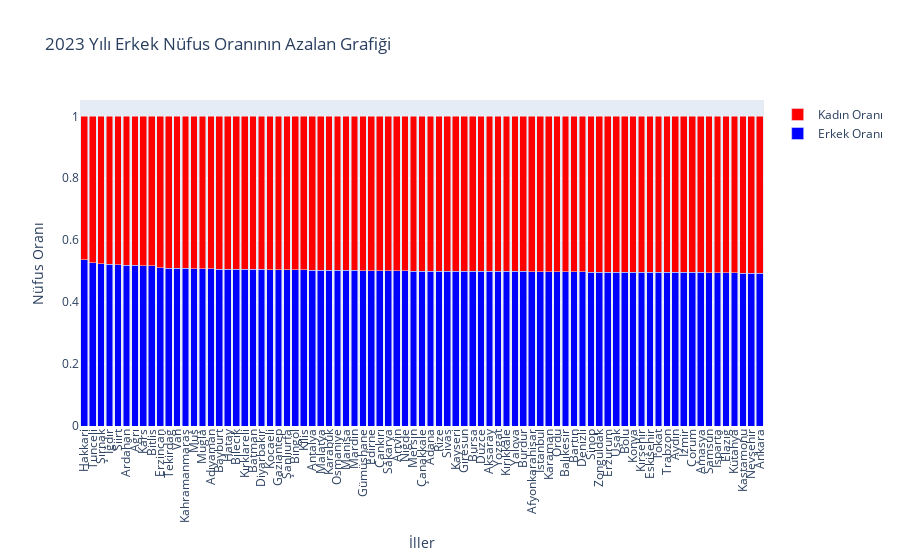
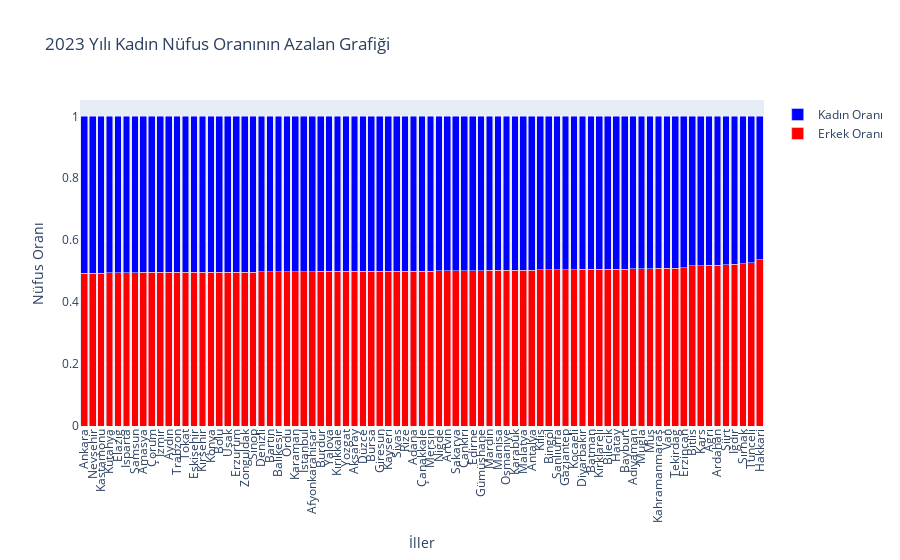

The code cell stored with these charts, in order, in its notebook:
### Code cell
# Fonksiyon tanımlanıyor, bu fonksiyon verilerden bir sütunu kullanarak yığılmış sütun grafikleri oluşturur
def create_stacked_bar_chart(data, title, sorted_column, color1, color2, reverse=False):
    # Veriler sıralanıyor, varsayılan olarak artan sırada olacak şekilde
    sorted_data = data.sort_values(by=sorted_column, ascending=reverse)

    # Boş bir figür oluşturuluyor
    fig = go.Figure()

    # İlk bar grafiği (Erkek Oranı) oluşturuluyor ve figüre ekleniyor
    fig.add_trace(go.Bar(
        x=sorted_data['İl'],  # X ekseninde il isimleri kullanılıyor

        # Y ekseninde erkek oranları kullanılıyor (ters sıralama değilse), aksi takdirde kadın oranları kullanılıyor
        y=sorted_data['Erkek_oran'] if not reverse else sorted_data['Kadın_oran'],

        # Grafiğin adı belirleniyor
        name='Erkek Oranı' if not reverse else 'Kadın Oranı',

        # Bar rengi belirleniyor
        marker_color=color1,

        # Fare üzerine gelindiğinde gösterilecek bilgi formatı belirleniyor
        hovertemplate=f'<b>%{{x}}</b><br><extra>Erkek Oranı: %{{y:.2%}}</extra>'
    ))

    # İkinci bar grafiği (Kadın Oranı) oluşturuluyor ve figüre ekleniyor
    fig.add_trace(go.Bar(
        x=sorted_data['İl'],  # X ekseninde il isimleri kullanılıyor

        # Y ekseninde kadın oranları kullanılıyor (ters sıralama değilse), aksi takdirde erkek oranları kullanılıyor
        y=sorted_data['Kadın_oran'] if not reverse else sorted_data['Erkek_oran'],

        # Grafiğin adı belirleniyor
        name='Kadın Oranı' if not reverse else 'Erkek Oranı',

        # Bar rengi belirleniyor
        marker_color=color2,

        # Fare üzerine gelindiğinde gösterilecek bilgi formatı belirleniyor
        hovertemplate=f'<b>%{{x}}</b><br><extra>Kadın Oranı: %{{y:.2%}}</extra>'
    ))

    # Figürün düzeni güncelleniyor
    fig.update_layout(

        # Başlık tanımlanıyor
        title=title,

        # X eksenindeki etiketlerin açısı belirleniyor
        xaxis_tickangle=-90,
        xaxis=dict(

            # X ekseninin başlığı belirleniyor
            title='İller',

            # X eksenindeki etiketlerin düzeni lineer olarak belirleniyor
            tickmode='linear'
        ),
        yaxis=dict(

            # Y ekseninin başlığı belirleniyor
            title='Nüfus Oranı'
        ),

        # Bar modu yığılmış (stacked) olarak belirleniyor
        barmode='stack'
    )

    # Grafik gösterimi
    fig.show()

# Erkek nüfus oranının azalan sırayla grafiğini oluşturmak için fonksiyon çağrılıyor.
create_stacked_bar_chart(new_data2023, '2023 Yılı Erkek Nüfus Oranının Azalan Grafiği', 'Erkek_oran', 'blue', 'red')

# Kadın nüfus oranının azalan sırayla grafiğini oluşturmak için fonksiyon çağrılıyor.
create_stacked_bar_chart(new_data2023, '2023 Yılı Kadın Nüfus Oranının Azalan Grafiği', 'Kadın_oran', 'red', 'blue')

### Figure 1 — Plotly figure (JSON) as saved in the notebook; plotly's stock layout.template omitted (floating-point values rounded to 4 significant figures)
{"data": [{"hovertemplate": "<b>%{x}</b><br><extra>Erkek Oranı: %{y:.2%}</extra>", "marker": {"color": "blue"}, "name": "Erkek Oranı", "type": "bar", "x": ["Hakkari", "Tunceli", "Şırnak", "Iğdır", "Siirt", "Ardahan", "Ağrı", "Kars", "Bitlis", "Erzincan", "Tekirdağ", "Van", "Kahramanmaraş", "Muş", "Muğla", "Adıyaman", "Bayburt", "Hatay", "Bilecik", "Kırklareli", "Batman", "Diyarbakır", "Kocaeli", "Gaziantep", "Şanlıurfa", "Bingöl", "Kilis", "Antalya", "Malatya", "Karabük", "Osmaniye", "Manisa", "Mardin", "Gümüşhane", "Edirne", "Çankırı", "Sakarya", "Artvin", "Niğde", "Mersin", "Çanakkale", "Adana", "Rize", "Sivas", "Kayseri", "Giresun", "Bursa", "Düzce", "Aksaray", "Yozgat", "Kırıkkale", "Yalova", "Burdur", "Afyonkarahisar", "İstanbul", "Karaman", "Ordu", "Balıkesir", "Bartın", "Denizli", "Sinop", "Zonguldak", "Erzurum", "Uşak", "Bolu", "Konya", "Kırşehir", "Eskişehir", "Tokat", "Trabzon", "Aydın", "İzmir", "Çorum", "Amasya", "Samsun", "Isparta", "Elazığ", "Kütahya", "Kastamonu", "Nevşehir", "Ankara"], "y": [0.5362, 0.5274, 0.5242, 0.5231, 0.5202, 0.5197, 0.5195, 0.5174, 0.5171, 0.5105, 0.5099, 0.5099, 0.5087, 0.5083, 0.508, 0.5071, 0.5067, 0.5065, 0.5061, 0.5058, 0.5058, 0.5055, 0.5047, 0.5045, 0.5044, 0.5042, 0.5039, 0.5034, 0.5031, 0.5029, 0.5029, 0.5023, 0.5021, 0.5021, 0.5017, 0.5014, 0.5013, 0.501, 0.5006, 0.5002, 0.5002, 0.5, 0.4999, 0.4999, 0.4998, 0.4997, 0.4996, 0.4995, 0.4994, 0.4993, 0.4992, 0.499, 0.499, 0.4987, 0.4986, 0.4985, 0.4983, 0.498, 0.4974, 0.4973, 0.4971, 0.497, 0.4968, 0.4967, 0.4967, 0.4967, 0.4966, 0.4966, 0.4963, 0.4962, 0.496, 0.4959, 0.4958, 0.4957, 0.4948, 0.4947, 0.4944, 0.4943, 0.4937, 0.4934, 0.4929]}, {"hovertemplate": "<b>%{x}</b><br><extra>Kadın Oranı: %{y:.2%}</extra>", "marker": {"color": "red"}, "name": "Kadın Oranı", "type": "bar", "x": ["Hakkari", "Tunceli", "Şırnak", "Iğdır", "Siirt", "Ardahan", "Ağrı", "Kars", "Bitlis", "Erzincan", "Tekirdağ", "Van", "Kahramanmaraş", "Muş", "Muğla", "Adıyaman", "Bayburt", "Hatay", "Bilecik", "Kırklareli", "Batman", "Diyarbakır", "Kocaeli", "Gaziantep", "Şanlıurfa", "Bingöl", "Kilis", "Antalya", "Malatya", "Karabük", "Osmaniye", "Manisa", "Mardin", "Gümüşhane", "Edirne", "Çankırı", "Sakarya", "Artvin", "Niğde", "Mersin", "Çanakkale", "Adana", "Rize", "Sivas", "Kayseri", "Giresun", "Bursa", "Düzce", "Aksaray", "Yozgat", "Kırıkkale", "Yalova", "Burdur", "Afyonkarahisar", "İstanbul", "Karaman", "Ordu", "Balıkesir", "Bartın", "Denizli", "Sinop", "Zonguldak", "Erzurum", "Uşak", "Bolu", "Konya", "Kırşehir", "Eskişehir", "Tokat", "Trabzon", "Aydın", "İzmir", "Çorum", "Amasya", "Samsun", "Isparta", "Elazığ", "Kütahya", "Kastamonu", "Nevşehir", "Ankara"], "y": [0.4638, 0.4726, 0.4758, 0.4769, 0.4798, 0.4803, 0.4805, 0.4826, 0.4829, 0.4895, 0.4901, 0.4901, 0.4913, 0.4917, 0.492, 0.4929, 0.4933, 0.4935, 0.4939, 0.4942, 0.4942, 0.4945, 0.4953, 0.4955, 0.4956, 0.4958, 0.4961, 0.4966, 0.4969, 0.4971, 0.4971, 0.4977, 0.4979, 0.4979, 0.4983, 0.4986, 0.4987, 0.499, 0.4994, 0.4998, 0.4998, 0.5, 0.5001, 0.5001, 0.5002, 0.5003, 0.5004, 0.5005, 0.5006, 0.5007, 0.5008, 0.501, 0.501, 0.5013, 0.5014, 0.5015, 0.5017, 0.502, 0.5026, 0.5027, 0.5029, 0.503, 0.5032, 0.5033, 0.5033, 0.5033, 0.5034, 0.5034, 0.5037, 0.5038, 0.504, 0.5041, 0.5042, 0.5043, 0.5052, 0.5053, 0.5056, 0.5057, 0.5063, 0.5066, 0.5071]}], "layout": {"barmode": "stack", "title": {"text": "2023 Yılı Erkek Nüfus Oranının Azalan Grafiği"}, "xaxis": {"tickangle": -90, "tickmode": "linear", "title": {"text": "İller"}}, "yaxis": {"title": {"text": "Nüfus Oranı"}}}}

### Figure 2 — Plotly figure (JSON) as saved in the notebook; plotly's stock layout.template omitted (floating-point values rounded to 4 significant figures)
{"data": [{"hovertemplate": "<b>%{x}</b><br><extra>Erkek Oranı: %{y:.2%}</extra>", "marker": {"color": "red"}, "name": "Erkek Oranı", "type": "bar", "x": ["Ankara", "Nevşehir", "Kastamonu", "Kütahya", "Elazığ", "Isparta", "Samsun", "Amasya", "Çorum", "İzmir", "Aydın", "Trabzon", "Tokat", "Eskişehir", "Kırşehir", "Konya", "Bolu", "Uşak", "Erzurum", "Zonguldak", "Sinop", "Denizli", "Bartın", "Balıkesir", "Ordu", "Karaman", "İstanbul", "Afyonkarahisar", "Burdur", "Yalova", "Kırıkkale", "Yozgat", "Aksaray", "Düzce", "Bursa", "Giresun", "Kayseri", "Sivas", "Rize", "Adana", "Çanakkale", "Mersin", "Niğde", "Artvin", "Sakarya", "Çankırı", "Edirne", "Gümüşhane", "Mardin", "Manisa", "Osmaniye", "Karabük", "Malatya", "Antalya", "Kilis", "Bingöl", "Şanlıurfa", "Gaziantep", "Kocaeli", "Diyarbakır", "Batman", "Kırklareli", "Bilecik", "Hatay", "Bayburt", "Adıyaman", "Muğla", "Muş", "Kahramanmaraş", "Van", "Tekirdağ", "Erzincan", "Bitlis", "Kars", "Ağrı", "Ardahan", "Siirt", "Iğdır", "Şırnak", "Tunceli", "Hakkari"], "y": [0.4929, 0.4934, 0.4937, 0.4943, 0.4944, 0.4947, 0.4948, 0.4957, 0.4958, 0.4959, 0.496, 0.4962, 0.4963, 0.4966, 0.4966, 0.4967, 0.4967, 0.4967, 0.4968, 0.497, 0.4971, 0.4973, 0.4974, 0.498, 0.4983, 0.4985, 0.4986, 0.4987, 0.499, 0.499, 0.4992, 0.4993, 0.4994, 0.4995, 0.4996, 0.4997, 0.4998, 0.4999, 0.4999, 0.5, 0.5002, 0.5002, 0.5006, 0.501, 0.5013, 0.5014, 0.5017, 0.5021, 0.5021, 0.5023, 0.5029, 0.5029, 0.5031, 0.5034, 0.5039, 0.5042, 0.5044, 0.5045, 0.5047, 0.5055, 0.5058, 0.5058, 0.5061, 0.5065, 0.5067, 0.5071, 0.508, 0.5083, 0.5087, 0.5099, 0.5099, 0.5105, 0.5171, 0.5174, 0.5195, 0.5197, 0.5202, 0.5231, 0.5242, 0.5274, 0.5362]}, {"hovertemplate": "<b>%{x}</b><br><extra>Kadın Oranı: %{y:.2%}</extra>", "marker": {"color": "blue"}, "name": "Kadın Oranı", "type": "bar", "x": ["Ankara", "Nevşehir", "Kastamonu", "Kütahya", "Elazığ", "Isparta", "Samsun", "Amasya", "Çorum", "İzmir", "Aydın", "Trabzon", "Tokat", "Eskişehir", "Kırşehir", "Konya", "Bolu", "Uşak", "Erzurum", "Zonguldak", "Sinop", "Denizli", "Bartın", "Balıkesir", "Ordu", "Karaman", "İstanbul", "Afyonkarahisar", "Burdur", "Yalova", "Kırıkkale", "Yozgat", "Aksaray", "Düzce", "Bursa", "Giresun", "Kayseri", "Sivas", "Rize", "Adana", "Çanakkale", "Mersin", "Niğde", "Artvin", "Sakarya", "Çankırı", "Edirne", "Gümüşhane", "Mardin", "Manisa", "Osmaniye", "Karabük", "Malatya", "Antalya", "Kilis", "Bingöl", "Şanlıurfa", "Gaziantep", "Kocaeli", "Diyarbakır", "Batman", "Kırklareli", "Bilecik", "Hatay", "Bayburt", "Adıyaman", "Muğla", "Muş", "Kahramanmaraş", "Van", "Tekirdağ", "Erzincan", "Bitlis", "Kars", "Ağrı", "Ardahan", "Siirt", "Iğdır", "Şırnak", "Tunceli", "Hakkari"], "y": [0.5071, 0.5066, 0.5063, 0.5057, 0.5056, 0.5053, 0.5052, 0.5043, 0.5042, 0.5041, 0.504, 0.5038, 0.5037, 0.5034, 0.5034, 0.5033, 0.5033, 0.5033, 0.5032, 0.503, 0.5029, 0.5027, 0.5026, 0.502, 0.5017, 0.5015, 0.5014, 0.5013, 0.501, 0.501, 0.5008, 0.5007, 0.5006, 0.5005, 0.5004, 0.5003, 0.5002, 0.5001, 0.5001, 0.5, 0.4998, 0.4998, 0.4994, 0.499, 0.4987, 0.4986, 0.4983, 0.4979, 0.4979, 0.4977, 0.4971, 0.4971, 0.4969, 0.4966, 0.4961, 0.4958, 0.4956, 0.4955, 0.4953, 0.4945, 0.4942, 0.4942, 0.4939, 0.4935, 0.4933, 0.4929, 0.492, 0.4917, 0.4913, 0.4901, 0.4901, 0.4895, 0.4829, 0.4826, 0.4805, 0.4803, 0.4798, 0.4769, 0.4758, 0.4726, 0.4638]}], "layout": {"barmode": "stack", "title": {"text": "2023 Yılı Kadın Nüfus Oranının Azalan Grafiği"}, "xaxis": {"tickangle": -90, "tickmode": "linear", "title": {"text": "İller"}}, "yaxis": {"title": {"text": "Nüfus Oranı"}}}}
